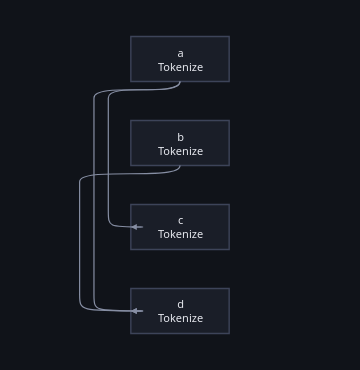

The code cell stored with this chart in its notebook:
### Markdown cell above
## The boxes say *when*, the arrows say *what feeds what*

For a graph built with `>>` and `|` the two agree. They stop agreeing for a
graph that is **not series-parallel** — only reachable through `node()`/`edge()`
— where the decomposition falls back to a flat sequence and the nesting no
longer says who feeds whom. The `N` is the case: `a→c`, `a→d`, `b→d`.

The arrows are all there is there, and a figure without them would be a lie.

### Code cell
n = Graph()
for who in ("a", "b", "c", "d"):
    n.node(who, Tokenize())
n.edge("a", "c")
n.edge("a", "d")
n.edge("b", "d")
n.figure()

### Figure 1 — Plotly figure (JSON) as saved in the notebook; plotly's stock layout.template omitted (floating-point values rounded to 4 significant figures)
{"data": [{"hoverinfo": "text", "hovertext": ["<b>a</b><br>class: Tokenize<br>device: cpu", "<b>b</b><br>class: Tokenize<br>device: cpu", "<b>c</b><br>class: Tokenize<br>device: cpu", "<b>d</b><br>class: Tokenize<br>device: cpu"], "marker": {"opacity": 0, "size": 1}, "mode": "markers", "showlegend": false, "type": "scatter", "x": [48.0, 48.0, 48.0, 48.0], "y": [22.0, 104.0, 186.0, 268.0]}], "layout": {"annotations": [{"align": "center", "font": {"color": "#e7e9ef", "family": "system-ui, sans-serif", "size": 11}, "showarrow": false, "text": "a<br>Tokenize", "x": 48.0, "xanchor": "center", "y": 22.0, "yanchor": "middle"}, {"align": "center", "font": {"color": "#e7e9ef", "family": "system-ui, sans-serif", "size": 11}, "showarrow": false, "text": "b<br>Tokenize", "x": 48.0, "xanchor": "center", "y": 104.0, "yanchor": "middle"}, {"align": "center", "font": {"color": "#e7e9ef", "family": "system-ui, sans-serif", "size": 11}, "showarrow": false, "text": "c<br>Tokenize", "x": 48.0, "xanchor": "center", "y": 186.0, "yanchor": "middle"}, {"align": "center", "font": {"color": "#e7e9ef", "family": "system-ui, sans-serif", "size": 11}, "showarrow": false, "text": "d<br>Tokenize", "x": 48.0, "xanchor": "center", "y": 268.0, "yanchor": "middle"}, {"arrowcolor": "#868ea3", "arrowhead": 2, "arrowsize": 1, "arrowwidth": 1.2, "ax": 12.0, "axref": "x", "ay": 186.0, "ayref": "y", "showarrow": true, "text": "", "x": 0.0, "xref": "x", "y": 186.0, "yref": "y"}, {"arrowcolor": "#868ea3", "arrowhead": 2, "arrowsize": 1, "arrowwidth": 1.2, "ax": 12.0, "axref": "x", "ay": 268.0, "ayref": "y", "showarrow": true, "text": "", "x": 0.0, "xref": "x", "y": 268.0, "yref": "y"}, {"arrowcolor": "#868ea3", "arrowhead": 2, "arrowsize": 1, "arrowwidth": 1.2, "ax": 12.0, "axref": "x", "ay": 268.0, "ayref": "y", "showarrow": true, "text": "", "x": 0.0, "xref": "x", "y": 268.0, "yref": "y"}], "font": {"color": "#e7e9ef", "family": "system-ui, -apple-system, Segoe UI, Roboto, sans-serif", "size": 12}, "height": 370.0, "hoverlabel": {"align": "left", "bgcolor": "#1a1e28", "bordercolor": "#2c3242", "font": {"color": "#e7e9ef", "family": "system-ui, -apple-system, Segoe UI, Roboto, sans-serif"}}, "legend": {"bgcolor": "rgba(0,0,0,0)", "font": {"color": "#868ea3"}, "orientation": "h", "x": 1, "xanchor": "right", "y": 1.02, "yanchor": "bottom"}, "margin": {"b": 16, "l": 16, "r": 16, "t": 16}, "paper_bgcolor": "#101319", "plot_bgcolor": "#101319", "shapes": [{"fillcolor": "#1a1e28", "layer": "below", "line": {"color": "#3d4459", "width": 1.4}, "type": "rect", "x0": 0.0, "x1": 96.0, "y0": 0.0, "y1": 44.0}, {"fillcolor": "#1a1e28", "layer": "below", "line": {"color": "#3d4459", "width": 1.4}, "type": "rect", "x0": 0.0, "x1": 96.0, "y0": 82.0, "y1": 126.0}, {"fillcolor": "#1a1e28", "layer": "below", "line": {"color": "#3d4459", "width": 1.4}, "type": "rect", "x0": 0.0, "x1": 96.0, "y0": 164.0, "y1": 208.0}, {"fillcolor": "#1a1e28", "layer": "below", "line": {"color": "#3d4459", "width": 1.4}, "type": "rect", "x0": 0.0, "x1": 96.0, "y0": 246.0, "y1": 290.0}, {"layer": "below", "line": {"color": "#868ea3", "width": 1.2}, "path": "M 48.0,44.0 C 48.0,60.0 -22.0,44.0 -22.0,60.0 L -22.0,170.0 C -22.0,186.0 -22.0,186.0 12.0,186.0", "type": "path", "xref": "x", "yref": "y"}, {"layer": "below", "line": {"color": "#868ea3", "width": 1.2}, "path": "M 48.0,44.0 C 48.0,60.0 -36.0,44.0 -36.0,60.0 L -36.0,252.0 C -36.0,268.0 -36.0,268.0 12.0,268.0", "type": "path", "xref": "x", "yref": "y"}, {"layer": "below", "line": {"color": "#868ea3", "width": 1.2}, "path": "M 48.0,126.0 C 48.0,142.0 -50.0,126.0 -50.0,142.0 L -50.0,252.0 C -50.0,268.0 -50.0,268.0 12.0,268.0", "type": "path", "xref": "x", "yref": "y"}], "width": 360, "xaxis": {"range": [-20, 116.0], "visible": false}, "yaxis": {"range": [310.0, -20], "scaleanchor": "x", "visible": false}}}
